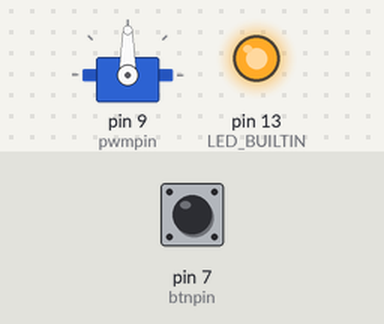
A sketch run on a simulated Arduino Uno, built with avr-gcc and run on an emulated ATmega328P. On the bench: servo, output pins drawn as LEDs (lit = HIGH). Wiring (inferred from the names in the program): servo: signal pin 9. The test bench sets the inputs (shaded band); at power-on: pin 7 (btnpin) LOW. Servo pulses on a pin are drawn as a servo (544–2400 µs = 0–180°); pins used as bus, display or sensor lines are not drawn.

Above: at 1.2 s.
1.3 s: pin 7 (btnpin) pulled HIGH for 0.15 s
At 1.38 s:
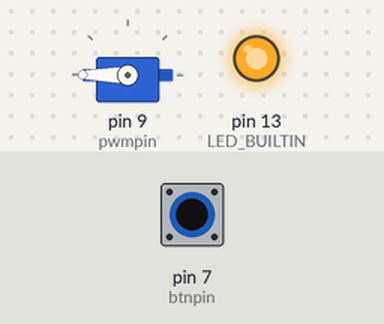
2.9 s: pin 7 (btnpin) pulled HIGH for 3.2 s
At 6.4 s:
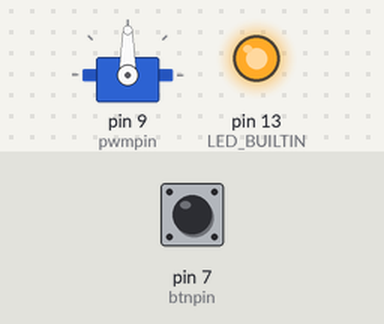
Timing chart, 0 to 7.9 s (numbered marks = the images above; inputs shaded):
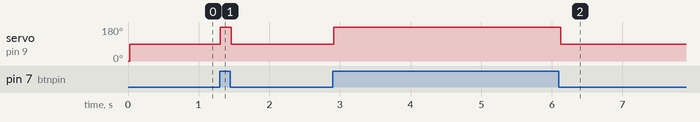

The sketch:

servo_test.ino
```cpp
int pwmpin = 9; // pwm servo pin
int btnpin = 7; // «input button»
int readbtn = LOW;

// the setup function runs once when you press reset or power the board
void setup() {
  // initialize digital pin LED_BUILTIN as an output.
  pinMode(LED_BUILTIN, OUTPUT);
  pinMode(pwmpin, OUTPUT);
  pinMode(btnpin, INPUT);
  digitalWrite(LED_BUILTIN, HIGH);   // turn the LED on (HIGH is the voltage level)
  servo(500);//0度（初期化）
}

void servo(int pos){
  digitalWrite(pwmpin, HIGH);
  delayMicroseconds(pos);
  digitalWrite(pwmpin, LOW);
  delayMicroseconds(16000);
  delayMicroseconds(8000);
}

// the loop function runs over and over again forever
void loop() {
  readbtn = digitalRead(btnpin);
  if (readbtn == HIGH) {
   servo(2500);//180度
  } else {
   servo(1500);//90度
  }
}
```

Measured:
- after the input at 1.3 s, servo on pin 9 (pwmpin): 90° → 180° at once, → 90° 0.16 s later
- after the input at 2.9 s, servo on pin 9 (pwmpin): 90° → 180° at once, → 90° 3.2 s later
